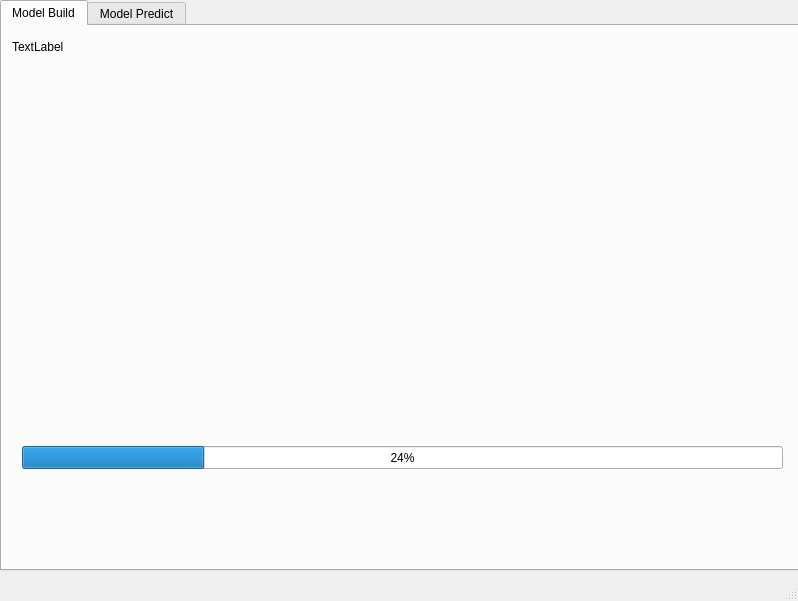
<?xml version="1.0" encoding="UTF-8"?>
<ui version="4.0">
 <class>MainWindow</class>
 <widget class="QMainWindow" name="MainWindow">
  <property name="geometry">
   <rect>
    <x>0</x>
    <y>0</y>
    <width>798</width>
    <height>601</height>
   </rect>
  </property>
  <property name="windowTitle">
   <string>MainWindow</string>
  </property>
  <widget class="QWidget" name="centralwidget">
   <widget class="QTabWidget" name="tabWidget">
    <property name="geometry">
     <rect>
      <x>0</x>
      <y>0</y>
      <width>801</width>
      <height>571</height>
     </rect>
    </property>
    <property name="currentIndex">
     <number>0</number>
    </property>
    <widget class="QWidget" name="tab_3">
     <attribute name="title">
      <string>Model Build</string>
     </attribute>
     <widget class="QProgressBar" name="progressBar">
      <property name="geometry">
       <rect>
        <x>20</x>
        <y>420</y>
        <width>761</width>
        <height>23</height>
       </rect>
      </property>
      <property name="value">
       <number>24</number>
      </property>
     </widget>
     <widget class="QLabel" name="label">
      <property name="geometry">
       <rect>
        <x>10</x>
        <y>0</y>
        <width>401</width>
        <height>41</height>
       </rect>
      </property>
      <property name="text">
       <string>TextLabel</string>
      </property>
     </widget>
    </widget>
    <widget class="QWidget" name="tab_4">
     <attribute name="title">
      <string>Model Predict</string>
     </attribute>
    </widget>
   </widget>
  </widget>
  <widget class="QStatusBar" name="statusbar"/>
 </widget>
 <resources/>
 <connections/>
</ui>
